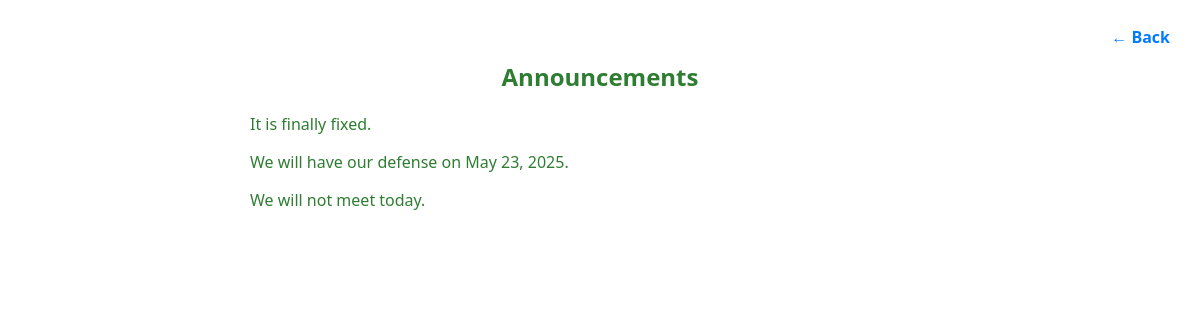
The page /announcement (signed in) on the database its author committed.
### tables this page shows
CREATE TABLE announcements (
            id INTEGER PRIMARY KEY AUTOINCREMENT,
            content TEXT,
            posted_by INTEGER,
            timestamp TEXT,
            FOREIGN KEY(posted_by) REFERENCES users(id)
        );

### app.py (the view, shortened to what this page needs)
@app.route('/announcement', methods=['GET', 'POST'])
def announcement():
    if not is_logged_in():
        return redirect(url_for('login'))
    conn = sqlite3.connect(DB_PATH)
    c = conn.cursor()
    c.execute('''
        SELECT announcements.id, announcements.content, announcements.timestamp, users.email, announcements.posted_by
        FROM announcements
        JOIN users ON announcements.posted_by = users.id
        ORDER BY announcements.timestamp DESC
    ''')
    announcements_raw = c.fetchall()
    conn.close()
    announcements = [{
        'id': aid,
        'content': content,
        'time_since': time_since(timestamp),
        'email': email,
        'posted_by': posted_by
    } for aid, content, timestamp, email, posted_by in announcements_raw]
    return render_template('announcement.html', announcements=announcements)

### app.py (called while the page is built)
def is_logged_in():
    return 'user_id' in session

def time_since(timestamp_str):
    try:
        timestamp = datetime.strptime(timestamp_str, '%Y-%m-%d %H:%M:%S')
        now = datetime.utcnow()
        diff = now - timestamp
        if diff < timedelta(minutes=1):
            return "Just now"
        elif diff < timedelta(hours=1):
            minutes = int(diff.total_seconds() / 60)
            return f"{minutes} minute{'s' if minutes != 1 else ''} ago"
        elif diff < timedelta(days=1):
            hours = int(diff.total_seconds() / 3600)
            return f"{hours} hour{'s' if hours != 1 else ''} ago"
        elif diff < timedelta(days=7):
            days = diff.days
            return f"{days} day{'s' if days != 1 else ''} ago"
        else:
            return timestamp.strftime('%B %d, %Y')
    except Exception:
        return "Unknown time"

### templates/announcement.html (shortened to what this page needs)
<!DOCTYPE html>
<html lang="en">
<head>
    <link rel="stylesheet" href="{{ url_for('static', filename='announcement.css') }}" />
</head>
<body>
    <div class="container">
        <a href="{{ url_for('dashboard') }}" class="back-button">← Back</a>
        <h2>Announcements</h2>
        <div class="announcement-list">
            {% for ann in announcements %}
            <div class="announcement-item">
                <p>{{ ann.content }}</p>
            </div>
            {% endfor %}
        </div>
    </div>
</body>
</html>

### static/announcement.css (style rules this page uses)
* { box-sizing: border-box; }
body { font-family: 'Segoe UI', Tahoma, Geneva, Verdana, sans-serif; background: #fff; color: #2e7d32; margin: 0; padding: 40px 20px; display: flex; justify-content: center; min-height: 100vh; }
.container { max-width: 700px; width: 100%; }
.back-button { position: absolute; top: 20px; right: 20px; text-decoration: none; color: #007bff; font-weight: 600; font-size: 1rem; border-radius: 4px; padding: 6px 10px; transition: background-color 0.2s ease, color 0.2s ease; }
h2 { text-align: center; margin-bottom: 20px; font-weight: 700; }

### rows shown on the page
announcements: content "It is finally fixed."
announcements: content "We will have our defense on May 23, 2025."
announcements: content "We will not meet today."
